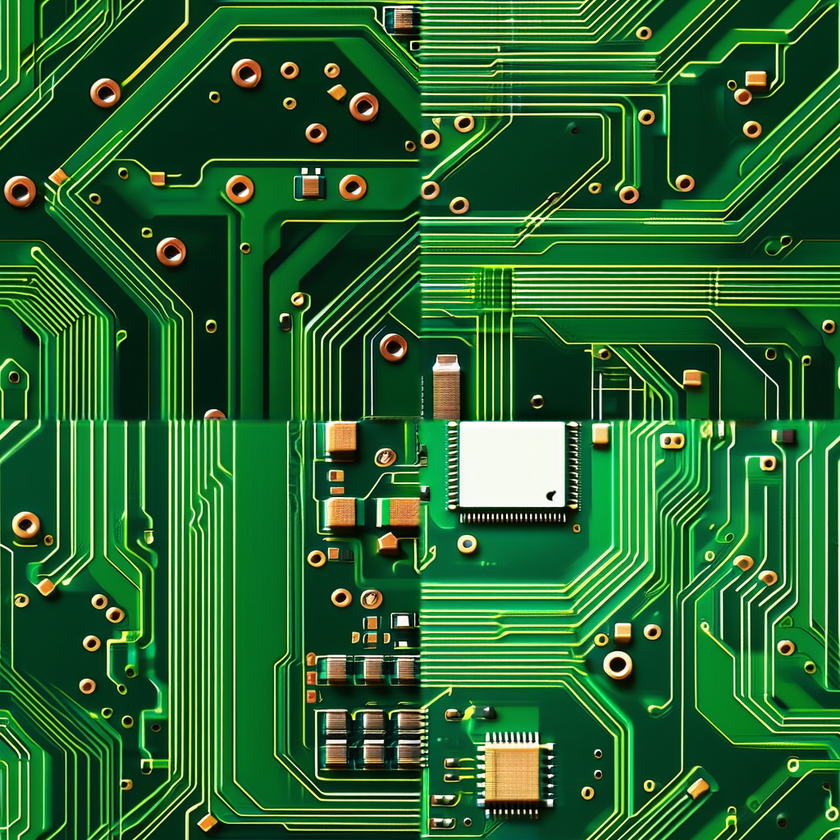
#> input picture tools/seam_check/core_road_offset.png, 840 x 840 px, shrunk from 1024 x 1024 before the run
$ python generate_normal_map.py seam_check/core_road_offset.png out.png 1.0
#> lines starting #> are read from the running program, lines starting #| are printed output that depends on the picture
import sys
import os
from PIL import Image
import numpy as np

def generate_normal_map(input_path, output_path, strength=2.5):
#> called with input_path = 'seam_check/core_road_offset.png', output_path = 'out.png', strength = 1
    if not os.path.exists(input_path):
        print(f"Error: Input path does not exist: {input_path}")
        return False

    try:
        # Load image and convert to grayscale (representing height)
        img = Image.open(input_path)
#> img is the input picture: PIL image 840x840 RGB; mean R, G, B 41.6, 102.8, 49
        img_gray = img.convert("L")
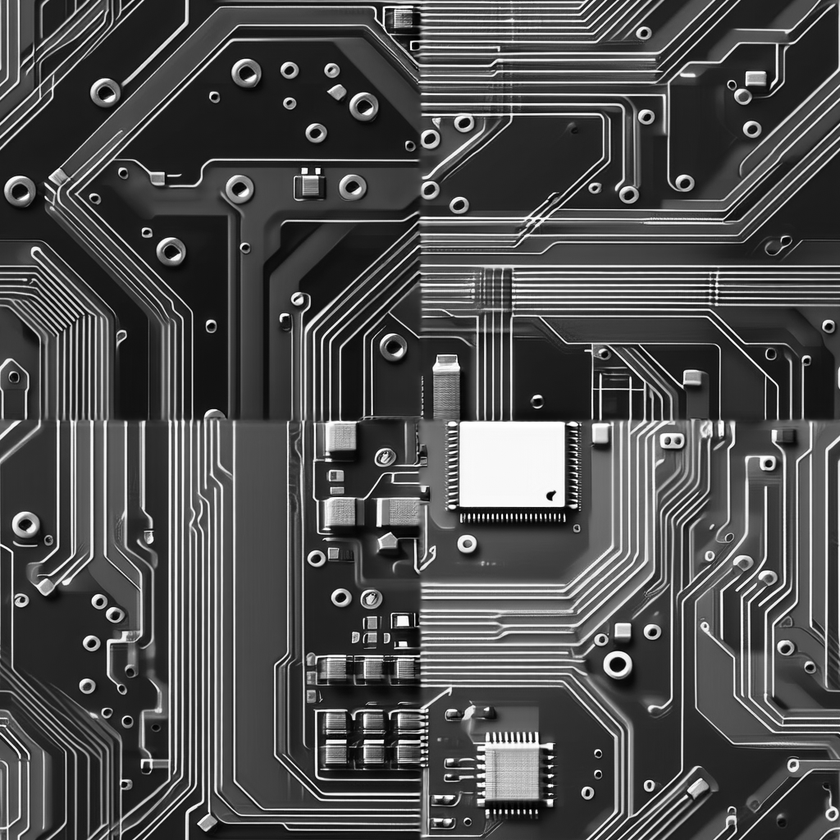
#> img_gray: PIL image 840x840 L; min 0, max 255, mean 78.4

        # Convert to numpy float array
        arr = np.array(img_gray, dtype=np.float32)

        # Calculate gradients using central differences (highly efficient)
        dy, dx = np.gradient(arr)
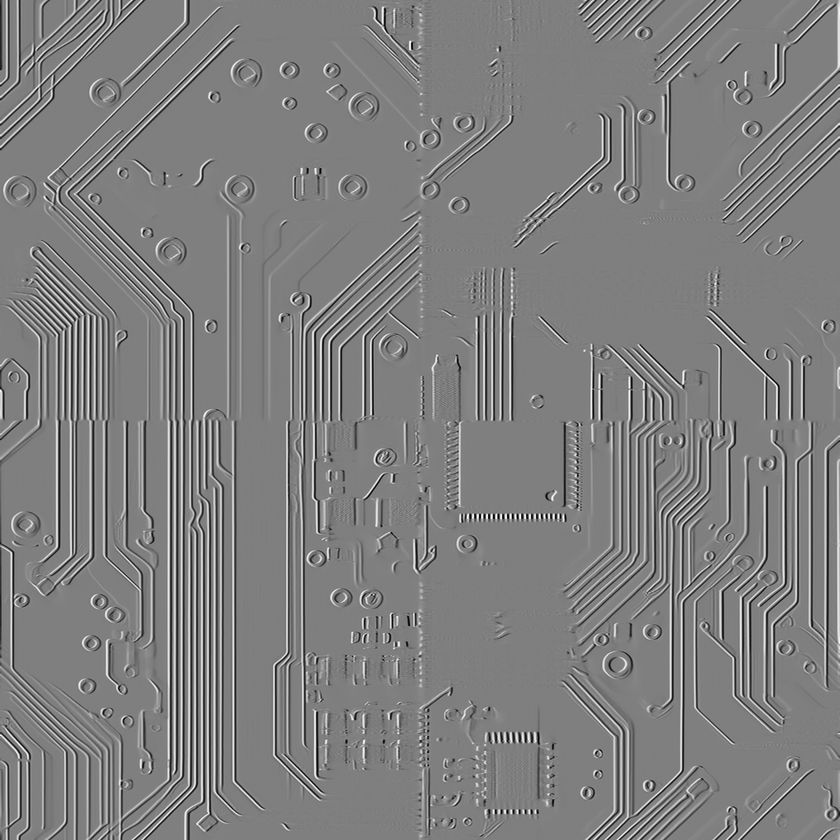
#> dx: shape (840, 840) float32; min -127.5, max 128, mean 0; drawn with min black and max white

        # Scale gradients by strength factor
        dx_scaled = dx * strength
        dy_scaled = dy * strength

        # Compute magnitude to normalize vectors (standardizing length to 1)
        magnitude = np.sqrt(dx_scaled**2 + dy_scaled**2 + 128.0**2)

        nx = -dx_scaled / magnitude
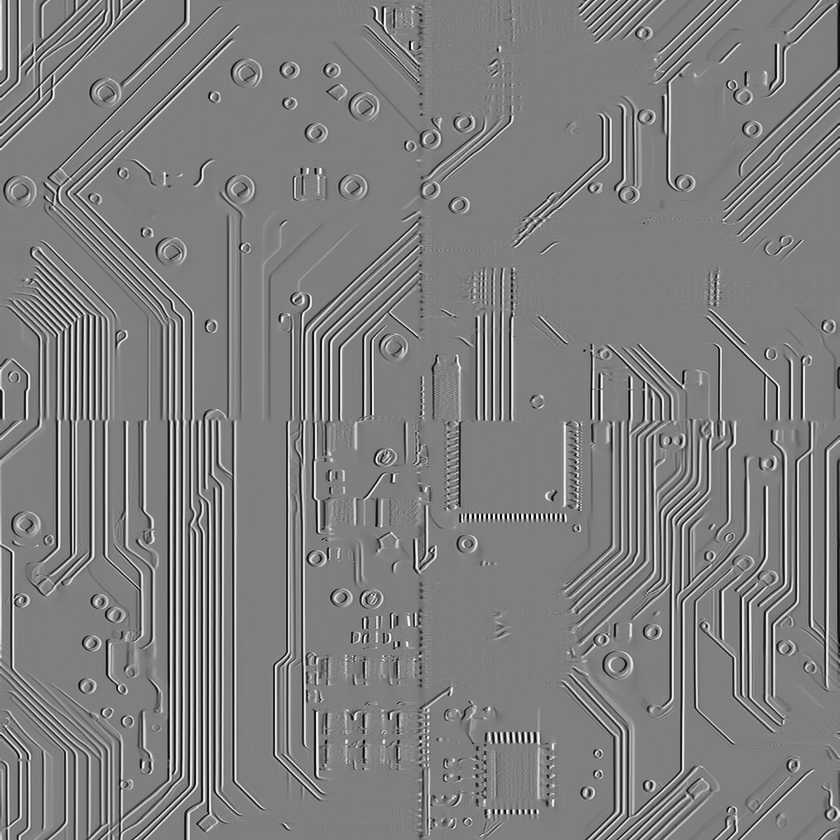
#> nx: shape (840, 840) float32; min -0.706, max 0.706, mean -0.000392; drawn with min black and max white
        ny = -dy_scaled / magnitude
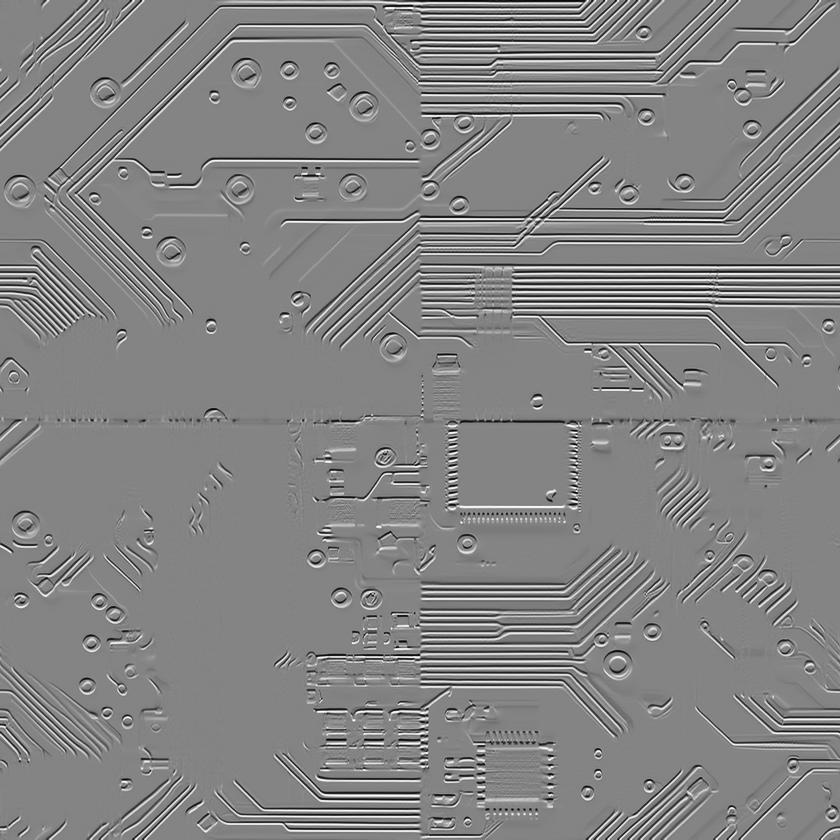
#> ny: shape (840, 840) float32; min -0.744, max 0.693, mean -7.75e-05; drawn with min black and max white
        nz = 128.0 / magnitude
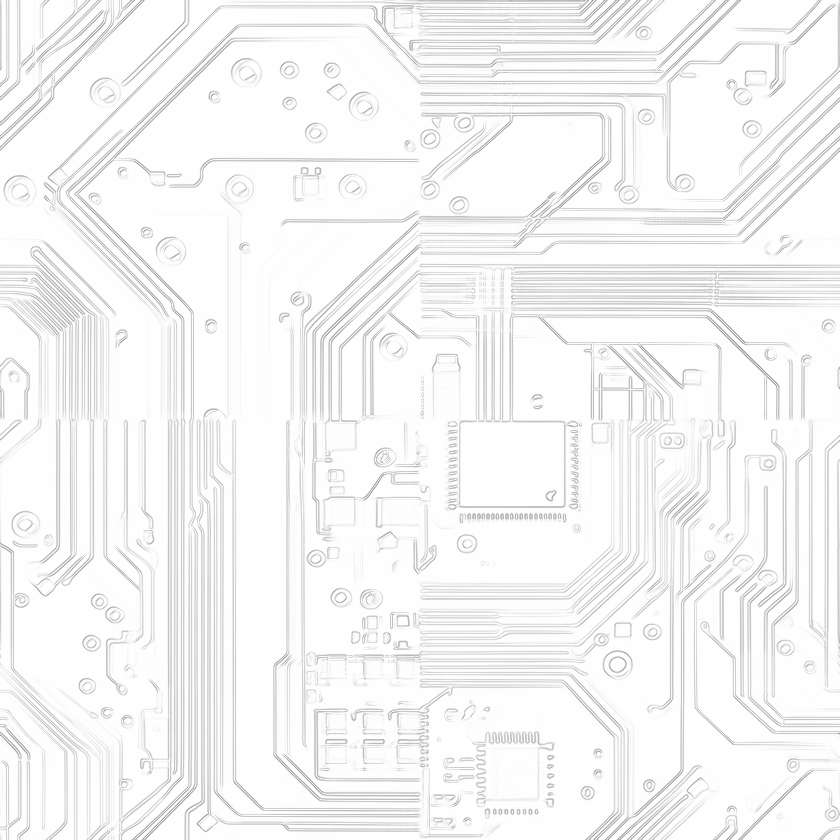
#> nz: shape (840, 840) float32; min 0.598, max 1, mean 0.965

        # Map normal range [-1.0, 1.0] to pixel range [0, 255]
        r = ((nx + 1.0) * 127.5).astype(np.uint8)
        g = ((ny + 1.0) * 127.5).astype(np.uint8)
        b = ((nz + 1.0) * 127.5).astype(np.uint8)

        # Combine channels into RGB image
        normal_arr = np.stack([r, g, b], axis=-1)
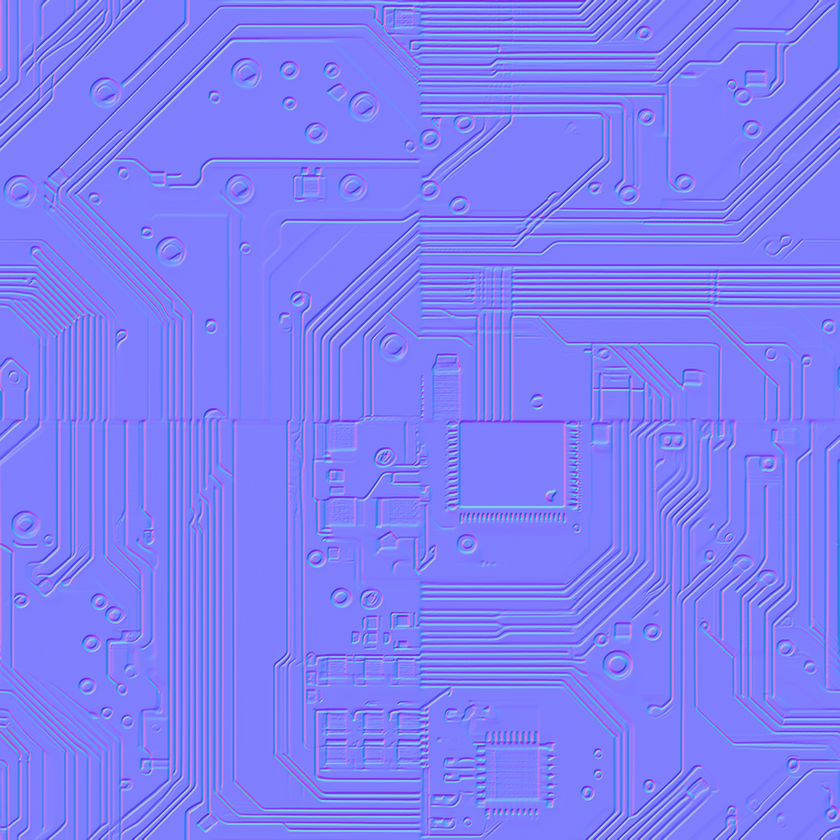
#> normal_arr: shape (840, 840, 3); mean of channels 0, 1, 2 127, 127, 249.8; drawn as R, G, B
        normal_img = Image.fromarray(normal_arr)

        normal_img.save(output_path, "PNG")
        print(f"Successfully generated normal map: {output_path}")
        return True
    except Exception as e:
        print(f"Error generating normal map: {e}")
        return False

if __name__ == "__main__":
    if len(sys.argv) < 3:
        print("Usage: python generate_normal_map.py <input_path> <output_path> [strength]")
        sys.exit(1)

    input_path = sys.argv[1]
    output_path = sys.argv[2]
    strength = 2.5
    if len(sys.argv) >= 4:
        strength = float(sys.argv[3])

    success = generate_normal_map(input_path, output_path, strength)
    if not success:
        sys.exit(1)

$ run again, on tools/seam_check/organic_road_offset.png
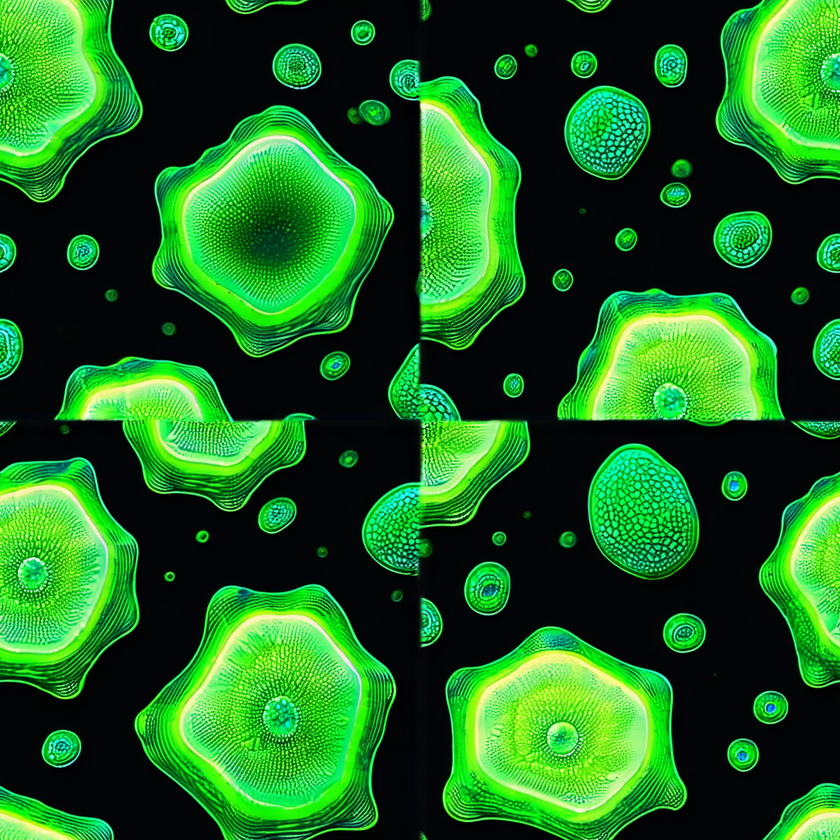
#> input picture tools/seam_check/organic_road_offset.png, 840 x 840 px, shrunk from 1024 x 1024 before the run
#> in generate_normal_map, img is the input picture: PIL image 840x840 RGB; mean R, G, B 29.5, 99.5, 32.9
#> in generate_normal_map, `nz = 128.0 / magnitude`:
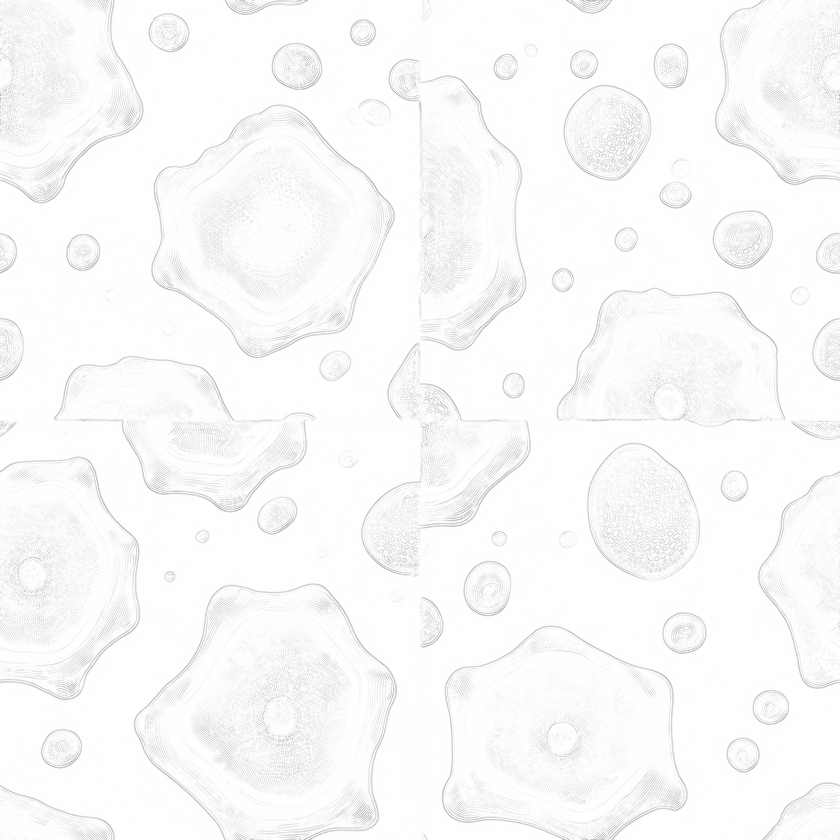
#> nz: shape (840, 840) float32; min 0.664, max 1, mean 0.982
#> in generate_normal_map, `normal_arr = np.stack([r, g, b], axis=-1)`:
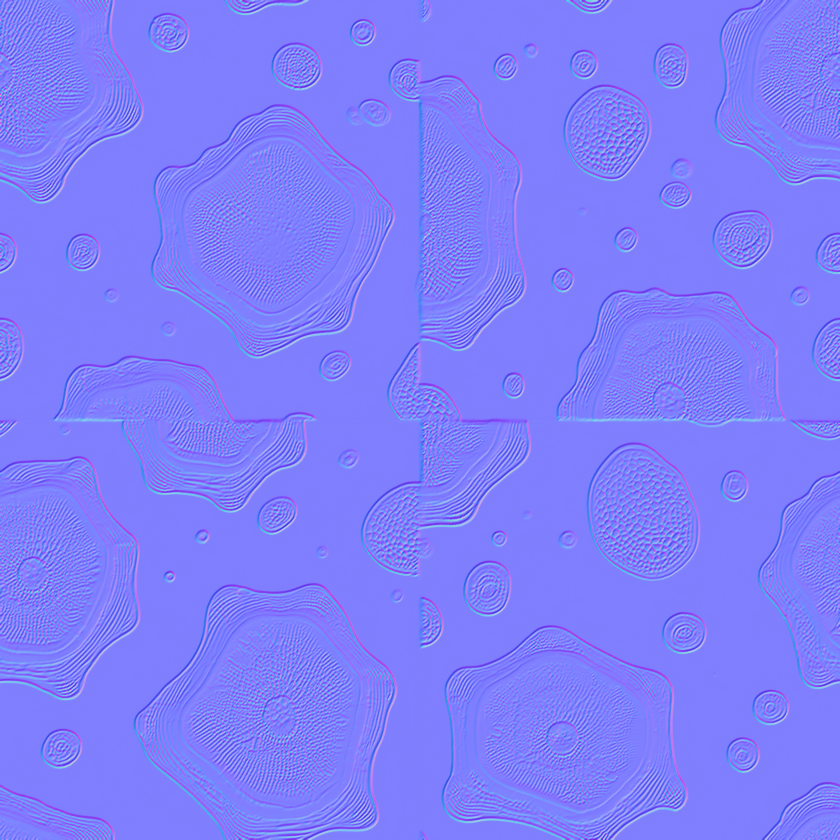
#> normal_arr: shape (840, 840, 3); mean of channels 0, 1, 2 127, 127, 252.2; drawn as R, G, B
